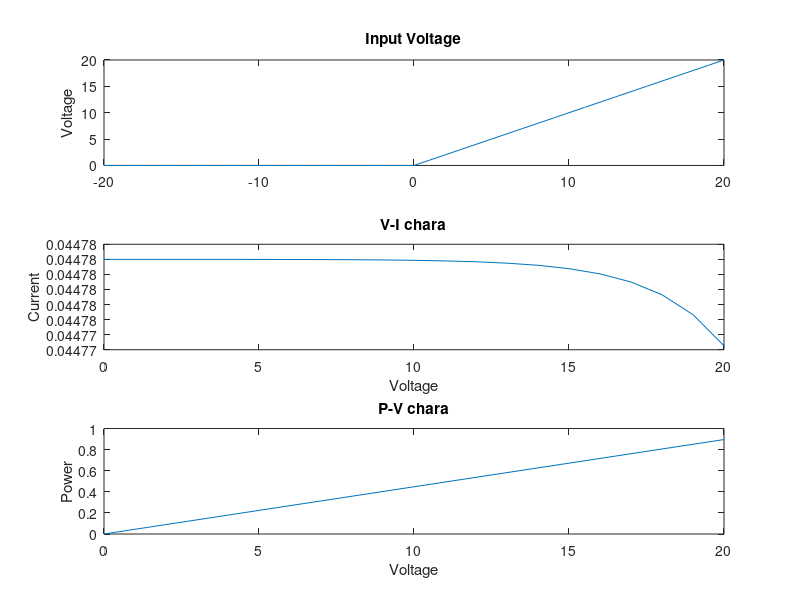

This figure's MATLAB source:
function I = solar()
  Np =1; % number of parallel pv cells
  Ns=72;% number of serial pv cells
 A=1.3; % Ideality factor of diode
 k=1.3805*10^(-23);  %Boltzmann constant 
 Ki=0.0052; % Cell short circuit current temperature coefficient of Isc
 Isc=9.06;%Short-circuit current
 Voc=46.22;%open circuit voltage
 q=1.602*10^(-19);% charge of electron
 Eg=1.1;%energy band Gap 
Tr=298;% Reference temperature in kelvin(25 degree celcius) 
Gref=1000;% Solar Irradiance	at stc 
 val= input('Enter the value of Temperature in degree celcius: ');
  To=273+val;%temperature in kelvin
  G=input('Enter the Value of solar irradiance: ');
  eq1=Ns*k*A*To;% equation 1
  Iph=(((To-Tr)*Ki)+Isc)*G/Gref %photon current
  Irs= Isc/(exp((q*Voc)/eq1)-1) %reverse saturation current
  N=[-20:20]; %period of ramp signal
V=N.*(N>=0); %ramp signal indicates the variable voltage from pv cells.
subplot(3,1,1);
plot(N,V); % plot of input voltage
 title ('Input Voltage')
 ylabel('Voltage')
u=(q*Eg/(A*k))*((1/Tr)-(1/To));
Is=Irs*((To/Tr)^3)*exp(u)%saturation current
I=Np*Iph-(Np*Is*(exp(q*(V+Irs)/eq1)-1))%output current
  subplot(3,1,2);
  plot(V,I);
  title('V-I chara')
  xlabel('Voltage')
  ylabel('Current')
 P=V.*I;% output power
 subplot(3,1,3);
  plot(V,P);
  title('P-V chara')
  xlabel('Voltage')
  ylabel('Power')
  endfunction
